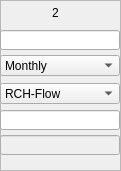
     <widget class="QFrame" name="frame_4">
      <property name="geometry">
       <rect>
        <x>290</x>
        <y>255</y>
        <width>121</width>
        <height>171</height>
       </rect>
      </property>
      <property name="frameShape">
       <enum>QFrame::StyledPanel</enum>
      </property>
      <property name="frameShadow">
       <enum>QFrame::Raised</enum>
      </property>
      <widget class="QLineEdit" name="txt_sub_2">
       <property name="geometry">
        <rect>
         <x>0</x>
         <y>30</y>
         <width>120</width>
         <height>20</height>
        </rect>
       </property>
       <property name="inputMethodHints">
        <set>Qt::ImhPreferNumbers</set>
       </property>
       <property name="alignment">
        <set>Qt::AlignRight|Qt::AlignTrailing|Qt::AlignVCenter</set>
       </property>
      </widget>
      <widget class="QLineEdit" name="txt_weight_2">
       <property name="geometry">
        <rect>
         <x>0</x>
         <y>110</y>
         <width>120</width>
         <height>20</height>
        </rect>
       </property>
       <property name="inputMethodHints">
        <set>Qt::ImhPreferNumbers</set>
       </property>
       <property name="alignment">
        <set>Qt::AlignRight|Qt::AlignTrailing|Qt::AlignVCenter</set>
       </property>
      </widget>
      <widget class="QLabel" name="label_22">
       <property name="geometry">
        <rect>
         <x>45</x>
         <y>5</y>
         <width>21</width>
         <height>16</height>
        </rect>
       </property>
       <property name="cursor">
        <cursorShape>ArrowCursor</cursorShape>
       </property>
       <property name="text">
        <string>2</string>
       </property>
       <property name="alignment">
        <set>Qt::AlignCenter</set>
       </property>
      </widget>
      <widget class="QLineEdit" name="txt_crop_2">
       <property name="enabled">
        <bool>false</bool>
       </property>
       <property name="geometry">
        <rect>
         <x>0</x>
         <y>135</y>
         <width>120</width>
         <height>20</height>
        </rect>
       </property>
       <property name="inputMethodHints">
        <set>Qt::ImhPreferNumbers</set>
       </property>
       <property name="text">
        <string/>
       </property>
       <property name="alignment">
        <set>Qt::AlignRight|Qt::AlignTrailing|Qt::AlignVCenter</set>
       </property>
      </widget>
      <widget class="QComboBox" name="txt_dt_2">
       <property name="geometry">
        <rect>
         <x>0</x>
         <y>55</y>
         <width>120</width>
         <height>21</height>
        </rect>
       </property>
       <item>
        <property name="text">
         <string>Monthly</string>
        </property>
       </item>
       <item>
        <property name="text">
         <string>Daily</string>
        </property>
       </item>
       <item>
        <property name="text">
         <string>Yearly</string>
        </property>
       </item>
       <item>
        <property name="text">
         <string>Annual Crop</string>
        </property>
       </item>
       <item>
        <property name="text">
         <string>Avg Crop</string>
        </property>
       </item>
      </widget>
      <widget class="QComboBox" name="txt_apex_out_2">
       <property name="geometry">
        <rect>
         <x>0</x>
         <y>83</y>
         <width>120</width>
         <height>21</height>
        </rect>
       </property>
       <item>
        <property name="text">
         <string>RCH-Flow</string>
        </property>
       </item>
       <item>
        <property name="text">
         <string>RCH-Sediment</string>
        </property>
       </item>
       <item>
        <property name="text">
         <string>RCH-TN</string>
        </property>
       </item>
       <item>
        <property name="text">
         <string>RCH-TP</string>
        </property>
       </item>
       <item>
        <property name="text">
         <string>RCH-MineralN</string>
        </property>
       </item>
       <item>
        <property name="text">
         <string>RCH-OrganicN</string>
        </property>
       </item>
       <item>
        <property name="text">
         <string>RCH-MineralP</string>
        </property>
       </item>
       <item>
        <property name="text">
         <string>RCH-OrganicP</string>
        </property>
       </item>
       <item>
        <property name="text">
         <string>RCH-PEST</string>
        </property>
       </item>
       <item>
        <property name="text">
         <string>SUB-WaterYld</string>
        </property>
       </item>
       <item>
        <property name="text">
         <string>SUB-Runoff</string>
        </property>
       </item>
       <item>
        <property name="text">
         <string>SUB-QDr</string>
        </property>
       </item>
       <item>
        <property name="text">
         <string>SUB-ResQ</string>
        </property>
       </item>
       <item>
        <property name="text">
         <string>SUB-PET</string>
        </property>
       </item>
       <item>
        <property name="text">
         <string>SUB-ET</string>
        </property>
       </item>
       <item>
        <property name="text">
         <string>SUB-SW</string>
        </property>
       </item>
       <item>
        <property name="text">
         <string>SUB-SedYld</string>
        </property>
       </item>
       <item>
        <property name="text">
         <string>SUB-QN</string>
        </property>
       </item>
       <item>
        <property name="text">
         <string>SUB-QP</string>
        </property>
       </item>
       <item>
        <property name="text">
         <string>SUB-OrgN</string>
        </property>
       </item>
       <item>
        <property name="text">
         <string>SUB-OrgP</string>
        </property>
       </item>
       <item>
        <property name="text">
         <string>SUB-QDrN</string>
        </property>
       </item>
       <item>
        <property name="text">
         <string>SUB-QDrP</string>
        </property>
       </item>
       <item>
        <property name="text">
         <string>SUB-STMP</string>
        </property>
       </item>
       <item>
        <property name="text">
         <string>CRP-BIOM</string>
        </property>
       </item>
       <item>
        <property name="text">
         <string>CRP-STL</string>
        </property>
       </item>
       <item>
        <property name="text">
         <string>CRP-LAI</string>
        </property>
       </item>
       <item>
        <property name="text">
         <string>CRP-CHT</string>
        </property>
       </item>
       <item>
        <property name="text">
         <string>ACY-YLDG</string>
        </property>
       </item>
       <item>
        <property name="text">
         <string>ACY-OCPD</string>
        </property>
       </item>
       <item>
        <property name="text">
         <string>SED-HFLUX</string>
        </property>
       </item>
       <item>
        <property name="text">
         <string>SED-VFLUX</string>
        </property>
       </item>
      </widget>
     </widget>
